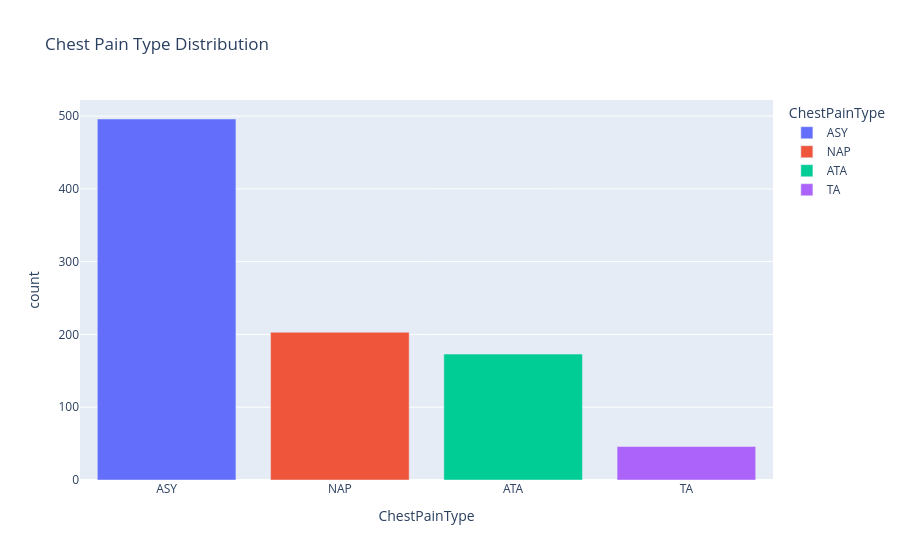

The code cell stored with this chart in its notebook:
### Code cell
figure = px.bar(
    ChestPainType,
    x = ChestPainType['ChestPainType'],
    y = ChestPainType['count'],
    color = ChestPainType['ChestPainType'],
    title = 'Chest Pain Type Distribution'
)

figure.show()

### Figure 1 — Plotly figure (JSON) as saved in the notebook; plotly's stock layout.template omitted (floating-point values rounded to 4 significant figures)
{"data": [{"hovertemplate": "ChestPainType=%{x}<br>count=%{y}<extra></extra>", "legendgroup": "ASY", "marker": {"color": "#636efa", "pattern": {"shape": ""}}, "name": "ASY", "orientation": "v", "showlegend": true, "textposition": "auto", "type": "bar", "x": ["ASY"], "xaxis": "x", "y": [496], "yaxis": "y"}, {"hovertemplate": "ChestPainType=%{x}<br>count=%{y}<extra></extra>", "legendgroup": "NAP", "marker": {"color": "#EF553B", "pattern": {"shape": ""}}, "name": "NAP", "orientation": "v", "showlegend": true, "textposition": "auto", "type": "bar", "x": ["NAP"], "xaxis": "x", "y": [203], "yaxis": "y"}, {"hovertemplate": "ChestPainType=%{x}<br>count=%{y}<extra></extra>", "legendgroup": "ATA", "marker": {"color": "#00cc96", "pattern": {"shape": ""}}, "name": "ATA", "orientation": "v", "showlegend": true, "textposition": "auto", "type": "bar", "x": ["ATA"], "xaxis": "x", "y": [173], "yaxis": "y"}, {"hovertemplate": "ChestPainType=%{x}<br>count=%{y}<extra></extra>", "legendgroup": "TA", "marker": {"color": "#ab63fa", "pattern": {"shape": ""}}, "name": "TA", "orientation": "v", "showlegend": true, "textposition": "auto", "type": "bar", "x": ["TA"], "xaxis": "x", "y": [46], "yaxis": "y"}], "layout": {"barmode": "relative", "legend": {"title": {"text": "ChestPainType"}, "tracegroupgap": 0}, "title": {"text": "Chest Pain Type Distribution"}, "xaxis": {"anchor": "y", "categoryarray": ["ASY", "NAP", "ATA", "TA"], "categoryorder": "array", "domain": [0, 1], "title": {"text": "ChestPainType"}}, "yaxis": {"anchor": "x", "domain": [0, 1], "title": {"text": "count"}}}}
